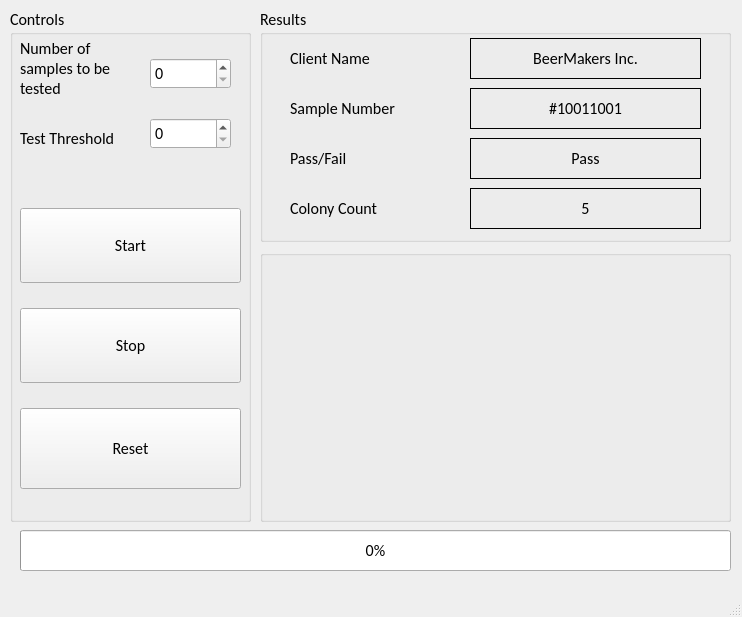
<?xml version="1.0" encoding="UTF-8"?>
<ui version="4.0">
 <class>MicrobialAnalysis</class>
 <widget class="QMainWindow" name="MicrobialAnalysis">
  <property name="geometry">
   <rect>
    <x>0</x>
    <y>0</y>
    <width>742</width>
    <height>617</height>
   </rect>
  </property>
  <property name="windowTitle">
   <string>MainWindow</string>
  </property>
  <property name="autoFillBackground">
   <bool>true</bool>
  </property>
  <property name="styleSheet">
   <string notr="true">font: 12pt &quot;Calibri&quot;;</string>
  </property>
  <widget class="QWidget" name="centralwidget">
   <widget class="QGroupBox" name="controls">
    <property name="geometry">
     <rect>
      <x>10</x>
      <y>8</y>
      <width>241</width>
      <height>514</height>
     </rect>
    </property>
    <property name="font">
     <font>
      <family>Calibri</family>
      <pointsize>12</pointsize>
      <weight>50</weight>
      <italic>false</italic>
      <bold>false</bold>
     </font>
    </property>
    <property name="title">
     <string>Controls</string>
    </property>
    <widget class="QWidget" name="buttonsWidget" native="true">
     <property name="geometry">
      <rect>
       <x>10</x>
       <y>180</y>
       <width>221</width>
       <height>321</height>
      </rect>
     </property>
     <widget class="QPushButton" name="resetButton">
      <property name="geometry">
       <rect>
        <x>0</x>
        <y>220</y>
        <width>221</width>
        <height>81</height>
       </rect>
      </property>
      <property name="font">
       <font>
        <family>Calibri</family>
        <pointsize>12</pointsize>
        <weight>50</weight>
        <italic>false</italic>
        <bold>false</bold>
       </font>
      </property>
      <property name="text">
       <string>Reset</string>
      </property>
     </widget>
     <widget class="QPushButton" name="stopButton">
      <property name="geometry">
       <rect>
        <x>0</x>
        <y>120</y>
        <width>221</width>
        <height>75</height>
       </rect>
      </property>
      <property name="font">
       <font>
        <family>Calibri</family>
        <pointsize>12</pointsize>
        <weight>50</weight>
        <italic>false</italic>
        <bold>false</bold>
       </font>
      </property>
      <property name="text">
       <string>Stop</string>
      </property>
     </widget>
     <widget class="QPushButton" name="startButton">
      <property name="geometry">
       <rect>
        <x>0</x>
        <y>20</y>
        <width>221</width>
        <height>75</height>
       </rect>
      </property>
      <property name="font">
       <font>
        <family>Calibri</family>
        <pointsize>12</pointsize>
        <weight>50</weight>
        <italic>false</italic>
        <bold>false</bold>
       </font>
      </property>
      <property name="text">
       <string>Start</string>
      </property>
     </widget>
    </widget>
    <widget class="QSpinBox" name="numberOfSamples">
     <property name="geometry">
      <rect>
       <x>140</x>
       <y>50</y>
       <width>81</width>
       <height>31</height>
      </rect>
     </property>
     <property name="maximum">
      <number>999</number>
     </property>
    </widget>
    <widget class="QLabel" name="spinBoxLabel">
     <property name="geometry">
      <rect>
       <x>10</x>
       <y>30</y>
       <width>121</width>
       <height>61</height>
      </rect>
     </property>
     <property name="text">
      <string>Number of samples to be tested</string>
     </property>
     <property name="wordWrap">
      <bool>true</bool>
     </property>
    </widget>
    <widget class="QSpinBox" name="threshold">
     <property name="geometry">
      <rect>
       <x>140</x>
       <y>110</y>
       <width>81</width>
       <height>31</height>
      </rect>
     </property>
     <property name="maximum">
      <number>999</number>
     </property>
    </widget>
    <widget class="QLabel" name="thresholdLabel">
     <property name="geometry">
      <rect>
       <x>10</x>
       <y>100</y>
       <width>121</width>
       <height>61</height>
      </rect>
     </property>
     <property name="text">
      <string>Test Threshold</string>
     </property>
     <property name="wordWrap">
      <bool>true</bool>
     </property>
    </widget>
   </widget>
   <widget class="QGroupBox" name="resultsGroupBox">
    <property name="geometry">
     <rect>
      <x>260</x>
      <y>8</y>
      <width>471</width>
      <height>234</height>
     </rect>
    </property>
    <property name="font">
     <font>
      <family>Calibri</family>
      <pointsize>12</pointsize>
      <weight>50</weight>
      <italic>false</italic>
      <bold>false</bold>
     </font>
    </property>
    <property name="title">
     <string>Results</string>
    </property>
    <widget class="QLabel" name="sampleNumber">
     <property name="geometry">
      <rect>
       <x>210</x>
       <y>80</y>
       <width>231</width>
       <height>41</height>
      </rect>
     </property>
     <property name="font">
      <font>
       <family>Calibri</family>
       <pointsize>12</pointsize>
       <weight>50</weight>
       <italic>false</italic>
       <bold>false</bold>
      </font>
     </property>
     <property name="autoFillBackground">
      <bool>false</bool>
     </property>
     <property name="frameShape">
      <enum>QFrame::Box</enum>
     </property>
     <property name="text">
      <string>#10011001</string>
     </property>
     <property name="alignment">
      <set>Qt::AlignCenter</set>
     </property>
    </widget>
    <widget class="QLabel" name="clientName">
     <property name="geometry">
      <rect>
       <x>210</x>
       <y>30</y>
       <width>231</width>
       <height>41</height>
      </rect>
     </property>
     <property name="font">
      <font>
       <family>Calibri</family>
       <pointsize>12</pointsize>
       <weight>50</weight>
       <italic>false</italic>
       <bold>false</bold>
      </font>
     </property>
     <property name="autoFillBackground">
      <bool>false</bool>
     </property>
     <property name="frameShape">
      <enum>QFrame::Box</enum>
     </property>
     <property name="text">
      <string>BeerMakers Inc.</string>
     </property>
     <property name="scaledContents">
      <bool>false</bool>
     </property>
     <property name="alignment">
      <set>Qt::AlignCenter</set>
     </property>
    </widget>
    <widget class="QLabel" name="passFail">
     <property name="geometry">
      <rect>
       <x>210</x>
       <y>130</y>
       <width>231</width>
       <height>41</height>
      </rect>
     </property>
     <property name="font">
      <font>
       <family>Calibri</family>
       <pointsize>12</pointsize>
       <weight>50</weight>
       <italic>false</italic>
       <bold>false</bold>
      </font>
     </property>
     <property name="autoFillBackground">
      <bool>false</bool>
     </property>
     <property name="frameShape">
      <enum>QFrame::Box</enum>
     </property>
     <property name="text">
      <string>Pass</string>
     </property>
     <property name="alignment">
      <set>Qt::AlignCenter</set>
     </property>
    </widget>
    <widget class="QLabel" name="colonyCount">
     <property name="geometry">
      <rect>
       <x>210</x>
       <y>180</y>
       <width>231</width>
       <height>41</height>
      </rect>
     </property>
     <property name="font">
      <font>
       <family>Calibri</family>
       <pointsize>12</pointsize>
       <weight>50</weight>
       <italic>false</italic>
       <bold>false</bold>
      </font>
     </property>
     <property name="autoFillBackground">
      <bool>false</bool>
     </property>
     <property name="frameShape">
      <enum>QFrame::Box</enum>
     </property>
     <property name="text">
      <string>5</string>
     </property>
     <property name="alignment">
      <set>Qt::AlignCenter</set>
     </property>
    </widget>
    <widget class="QLabel" name="clientLabel">
     <property name="geometry">
      <rect>
       <x>30</x>
       <y>30</y>
       <width>171</width>
       <height>41</height>
      </rect>
     </property>
     <property name="text">
      <string>Client Name</string>
     </property>
    </widget>
    <widget class="QLabel" name="sampleNumLabel">
     <property name="geometry">
      <rect>
       <x>30</x>
       <y>80</y>
       <width>171</width>
       <height>41</height>
      </rect>
     </property>
     <property name="text">
      <string>Sample Number</string>
     </property>
    </widget>
    <widget class="QLabel" name="passFailLabel">
     <property name="geometry">
      <rect>
       <x>30</x>
       <y>130</y>
       <width>171</width>
       <height>41</height>
      </rect>
     </property>
     <property name="text">
      <string>Pass/Fail</string>
     </property>
    </widget>
    <widget class="QLabel" name="colonycountLabel">
     <property name="geometry">
      <rect>
       <x>30</x>
       <y>180</y>
       <width>171</width>
       <height>41</height>
      </rect>
     </property>
     <property name="text">
      <string>Colony Count</string>
     </property>
    </widget>
   </widget>
   <widget class="QProgressBar" name="progressBar">
    <property name="geometry">
     <rect>
      <x>20</x>
      <y>530</y>
      <width>711</width>
      <height>41</height>
     </rect>
    </property>
    <property name="font">
     <font>
      <family>Calibri</family>
      <pointsize>12</pointsize>
      <weight>50</weight>
      <italic>false</italic>
      <bold>false</bold>
     </font>
    </property>
    <property name="value">
     <number>0</number>
    </property>
    <property name="alignment">
     <set>Qt::AlignCenter</set>
    </property>
    <property name="invertedAppearance">
     <bool>false</bool>
    </property>
   </widget>
   <widget class="QGroupBox" name="Image">
    <property name="geometry">
     <rect>
      <x>260</x>
      <y>250</y>
      <width>471</width>
      <height>272</height>
     </rect>
    </property>
    <property name="font">
     <font>
      <family>Calibri</family>
      <pointsize>12</pointsize>
      <weight>50</weight>
      <italic>false</italic>
      <bold>false</bold>
     </font>
    </property>
    <property name="title">
     <string/>
    </property>
    <widget class="QLabel" name="sampleImage">
     <property name="geometry">
      <rect>
       <x>10</x>
       <y>10</y>
       <width>451</width>
       <height>251</height>
      </rect>
     </property>
     <property name="sizePolicy">
      <sizepolicy hsizetype="Fixed" vsizetype="Fixed">
       <horstretch>0</horstretch>
       <verstretch>0</verstretch>
      </sizepolicy>
     </property>
     <property name="layoutDirection">
      <enum>Qt::LeftToRight</enum>
     </property>
     <property name="autoFillBackground">
      <bool>false</bool>
     </property>
     <property name="frameShape">
      <enum>QFrame::NoFrame</enum>
     </property>
     <property name="text">
      <string/>
     </property>
     <property name="pixmap">
      <pixmap>Petrifilm.jpg</pixmap>
     </property>
     <property name="scaledContents">
      <bool>true</bool>
     </property>
    </widget>
   </widget>
  </widget>
  <widget class="QMenuBar" name="menubar">
   <property name="geometry">
    <rect>
     <x>0</x>
     <y>0</y>
     <width>742</width>
     <height>25</height>
    </rect>
   </property>
  </widget>
  <widget class="QStatusBar" name="statusbar"/>
 </widget>
 <resources/>
 <connections/>
</ui>
